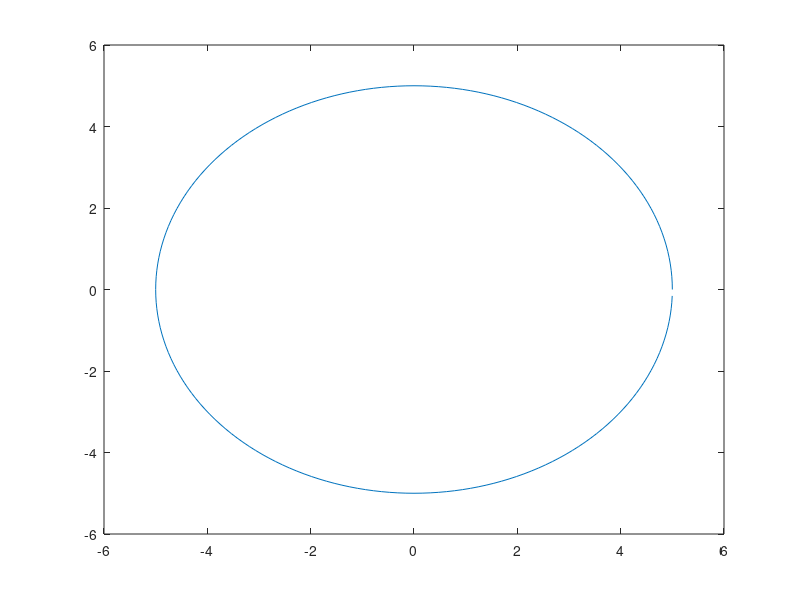

MATLAB code to generate this figure: (Note: this script raises an error after producing the figure.)
%clear all; close all;

r = 5;
a = 0:0.01*pi:2*pi-0.01*pi;
x = r*cos(a);
y = r*sin(a);
figure;
plot(x,y);

Pxy = [x', y'];

Qxy = computeCurvature(Pxy, 1);
